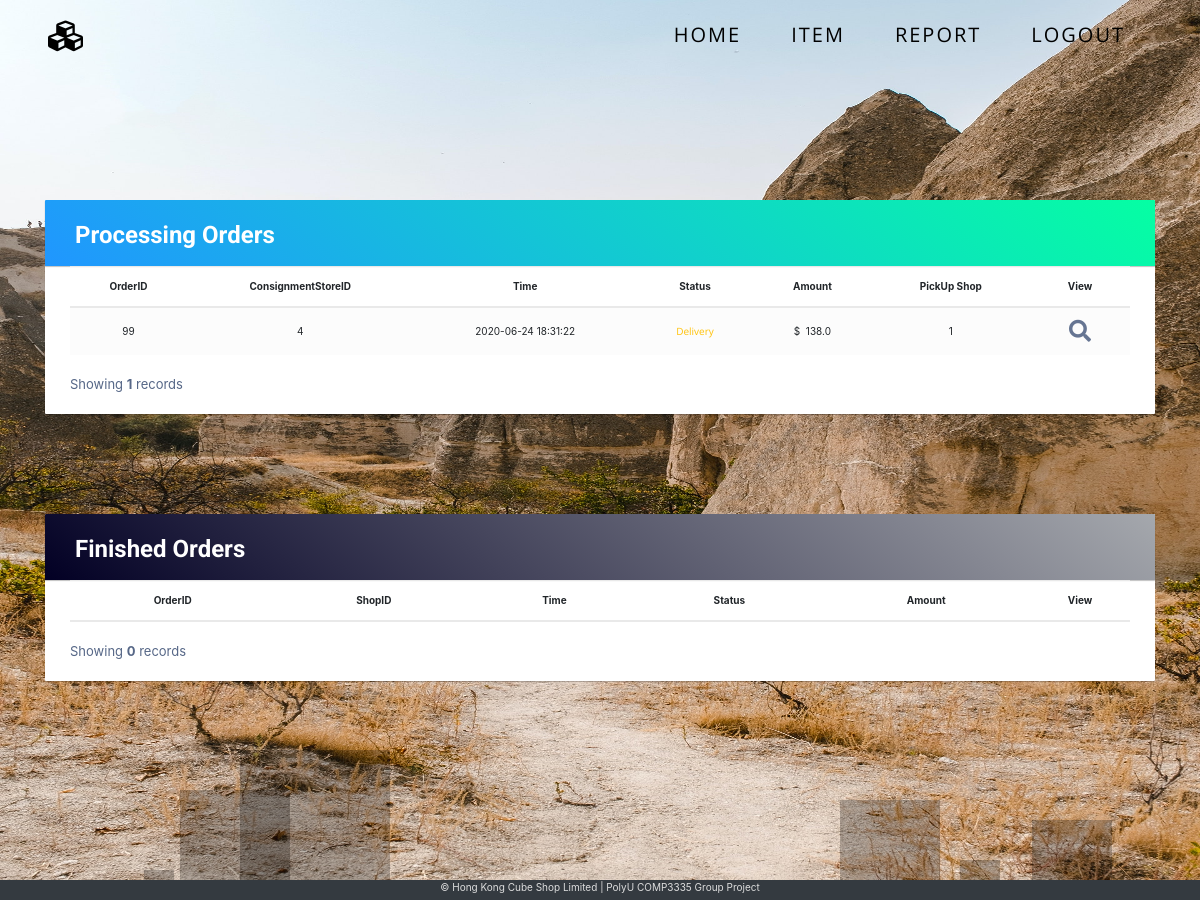
Page /report.php (signed in) on the committed database.
### tables this page shows
CREATE TABLE `orders` (
  `orderID` int(10) NOT NULL,
  `customerEmail` varchar(50) NOT NULL,
  `consignmentStoreID` int(10) NOT NULL,
  `shopID` int(6) NOT NULL,
  `orderDateTime` datetime NOT NULL,
  `status` int(1) NOT NULL COMMENT 'The orders should include 3 statuses:  \n1.     “Delivery”: The parts are delivering to shop  \n2.     “Awaiting”: Goods are ready for pick up  \n3.     “Completed”: The goods has been picked up from customer  ',
  `totalPrice` decimal(10,1) NOT NULL
);

### www/report.php (the view, shortened to what this page needs)
<?php
require "header.php";
?>
<link rel="stylesheet" href="https://stackpath.bootstrapcdn.com/bootstrap/4.3.1/css/bootstrap.min.css">
<link rel="stylesheet" href="css/report.css">
<div class="container body-container">
    <div class="anim">
        <ui class="box-area">
            <li></li>
            <li></li>
            <li></li>
            <li></li>
        </ui>
    </div>
    <div class="table-wrapper" data-aos="zoom-in">
        <div class="table-title">
            <div class="row">
                <div class="col-sm-6">
                    <h2><b>Processing Orders</b></h2>
                </div>
            </div>
        </div>
        <table class="table table-striped table-hover">
            <thead>
                <tr class="text-center">
                    <th>OrderID</th>
                    <th>ConsignmentStoreID</th>
                    <th>Time</th>
                    <th>Status</th>
                    <th>Amount</th>
                    <th>PickUp Shop</th>
                    <th>View</th>
                </tr>
            </thead>
            <tbody>
                <?php
                require_once "connection/mysqli_conn.php";
                if (isset($_SESSION['storeID'])) {
                    $store = $_SESSION['storeID'];
                } else {
                    header("Location: ../index.php");
                    exit();
                }
                $processNum = 0;
                for ($i = 0; $i < count($store); $i++) {
                    $stmtGetOrder = $conn->prepare("SELECT * FROM orders where status != ? && consignmentStoreID =? ORDER BY orderDateTime DESC");
                    $statusVal = 3;
                    $stmtGetOrder->bind_param("is", $statusVal,  $store[$i]);
                    $stmtGetOrder->execute();
                    $orderResult = $stmtGetOrder->get_result();
                    while ($orderRow = mysqli_fetch_assoc($orderResult)) {
                        $processNum++; ?>
                        <tr class="text-center">
                            <td><?= $orderRow['orderID'] ?></td>
                            <td><?= $orderRow['consignmentStoreID'] ?></td>
                            <td><?= $orderRow['orderDateTime'] ?></td>
                            <td>
                                <p class="card-text text-center
                                <?php
                                if ($orderRow['status'] == 1) {
                                    echo 'text-warning';
                                } else if ($orderRow['status'] == 2) {
                                    echo 'text-success';
                                }
                                ?>
                            "><?php
                                if ($orderRow['status'] == 1) {
                                    echo 'Delivery';
                                } else if ($orderRow['status'] == 2) {
                                    echo 'Awaiting';
                                }
                                ?></p>
                            </td>
                            <td>$&nbsp;&nbsp;<?= $orderRow['totalPrice'] ?></td>
                            <td><?=$orderRow['shopID']?></td>
                            <td><a href="viewOrderDetails.php?orderID=<?= $orderRow['orderID'] ?>"><i class="fas fa-search fa-2x"></i></a></td>
                        </tr>
                <?php
                    }
                }
                ?>
            </tbody>
        </table>
        <div class="clearfix">
            <div class="hint-text">Showing <b><?= $processNum ?></b> records</div>
        </div>
    </div>
    <div class="table-wrapper" data-aos="zoom-in">
        <div class="table-title2 table-title">
            <div class="row">
                <div class="col-sm-6">
                    <h2><b>Finished Orders</b></h2>
                </div>
            </div>
        </div>
        <table class="table table-striped table-hover">
            <thead>
                <tr class="text-center">
                    <th>OrderID</th>
                    <th>ShopID</th>
                    <th>Time</th>
                    <th>Status</th>
                    <th>Amount</th>
                    <th>View</th>
                </tr>
            </thead>
                <?php
                $numFinish = 0;
                ?>
        </table>
        <div class="clearfix">
            <div class="hint-text">Showing <b><?= $numFinish ?></b> records</div>
        </div>
    </div>
</div>
<?php
require "footer.php";
?>

### www/css/global.css (style rules this page uses)
* { margin: 0; padding: 0; box-sizing: border-box; }
html { font-size: 10px; line-height: 1.5; color: #ddd; height: 100%; width: 100%; }
h1, h2, h3, h4, h5, h6 { font-family: "Roboto", sans-serif; }
p, a, ul, li, span, label { font-family: "Open Sans", sans-serif; }
body { overflow-x: hidden; background-color: #111; height: 100%; }
a { text-decoration: none; color: #ddd; }
.body-container { min-height: 100vh; align-items: center; }
.box-area { position: absolute; top: 0; left: 0; width: 100%; height: 100%; overflow: hidden; z-index: -1; }
.box-area li { position: absolute; display: block; list-style: none; width: 2.5rem; height: 2.5rem; overflow: hidden; background: rgba(255, 255, 255, 0.2); animation: animate 5s linear infinite; bottom: 0; }
.box-area li:nth-child(1) { left: 86%; width: 8rem; height: 8rem; animation-delay: 0s; }
.box-area li:nth-child(3) { left: 70%; width: 10rem; height: 10rem; animation-delay: 5.5s; }
.box-area li:nth-child(4) { left: 20%; width: 15rem; height: 15rem; animation-delay: 0s; animation-duration: 15s; }
.box-area li:nth-child(6) { left: 15%; width: 11rem; height: 11rem; animation-delay: 3.5s; }

### www/css/report.css (style rules this page uses)
body { color: #566787; background:url("../img/reportBG.jpg"); background-repeat: no-repeat; background-size: 100% 120%; }

### www/css/viewOrder.css (style rules this page uses)
body { color: #566787; background:url("../img/recordBG.jpg"); }
.box-area li { background:rgba(0, 0, 0, 0.247) }
.table-wrapper { position: relative; top: 10rem; background: #fff; padding: 0rem 2.5rem 2rem 2.5rem; margin: 0; margin-bottom: 10rem; border-radius: 1px; box-shadow: 0 1px 1px rgba(0, 0, 0, 0.247); }
.table-title { padding-bottom: 15px; background: linear-gradient(40deg, #2096ff, #05ffa3) !important; color: #fff; padding: 16px 30px; margin: 10rem -25px 0; border-radius: 1px 1px 0 0; box-shadow: 0 1px 1px rgba(0, 0, 0, 0.247); }
.table-title2 { background: linear-gradient(40deg, rgba(2,0,36,1), rgba(165,168,173,1)) !important; }
.table-title h2 { margin: 5px 0 0; font-size: 24px; }
table.table tr th, table.table tr td { border-color: #e9e9e9; padding: 12px 15px; vertical-align: middle; }
table.table tr th:last-child { width: 100px; }
table.table-striped tbody tr:nth-of-type(odd) { background-color: #fcfcfc; }
table.table td:last-child i { opacity: 0.9; font-size: 22px; margin: 0 5px; }
table.table td a { font-weight: bold; color: #566787; display: inline-block; text-decoration: none; outline: none !important; }
table.table td i { font-size: 19px; }
.hint-text { float: left; margin-top: 10px; font-size: 13px; }

### rows in the picture
orders: orderID "99", consignmentStoreID "4", orderDateTime "2020-06-24 18:31:22", status "Delivery", totalPrice "138.0", shopID "1"

### other values in the picture
$processNum "1"
$numFinish "0"
